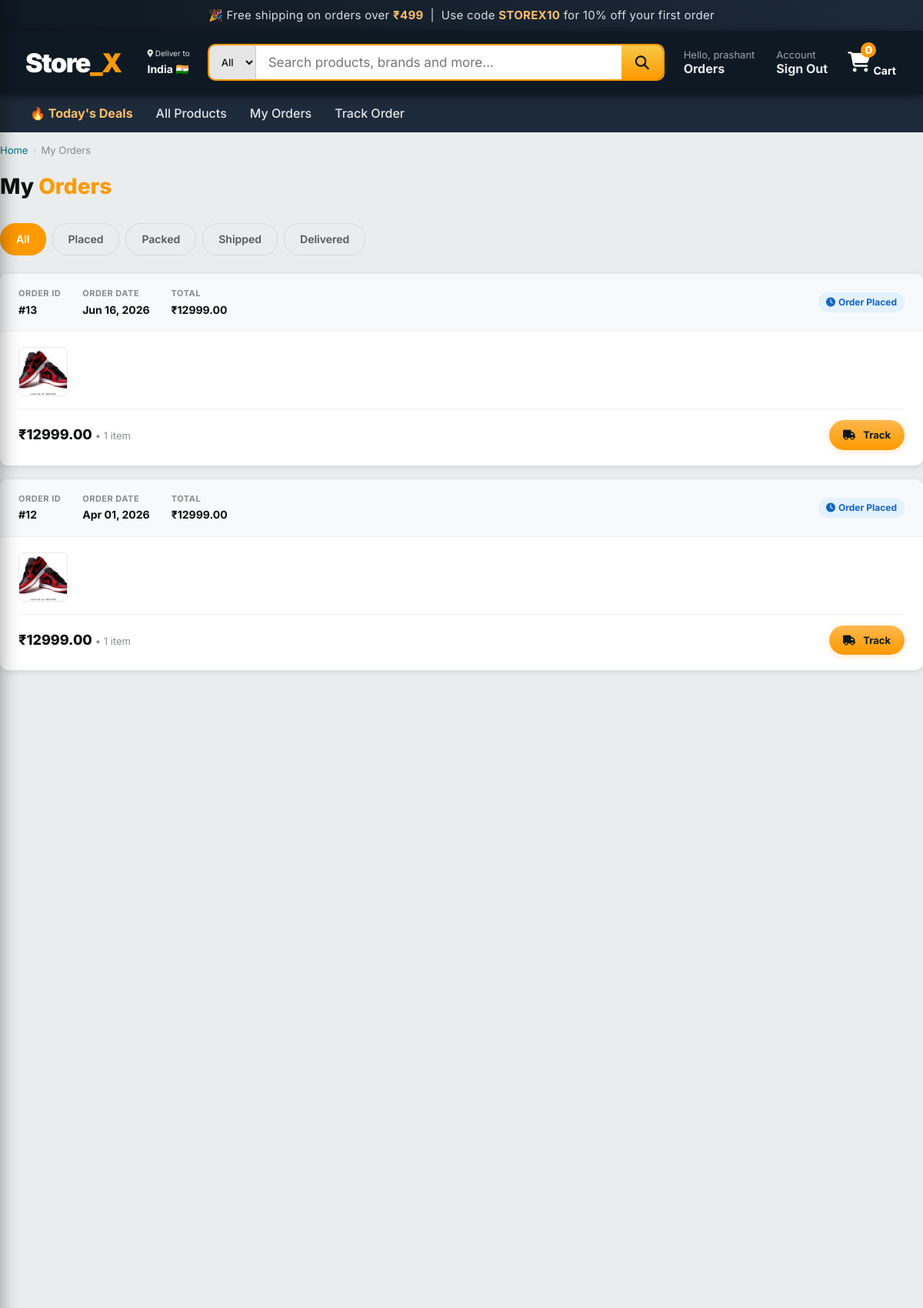
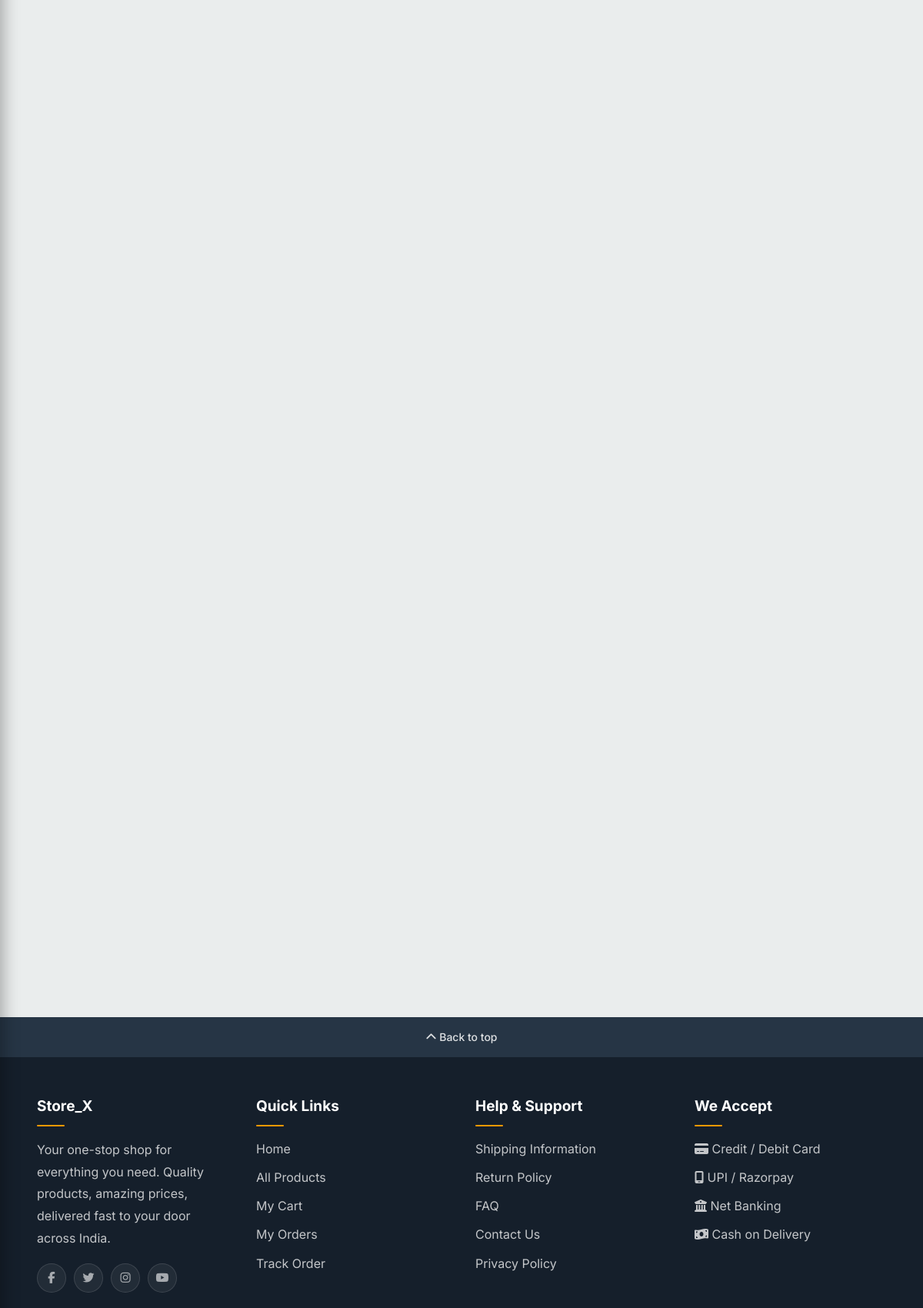
/my-orders/ (signed in, upper part), run on the app's committed database (2 pictures, top to bottom).
### store/models.py (models this page shows, shortened)
class Order(models.Model):
    user = models.ForeignKey(User, on_delete=models.CASCADE, null=True, blank=True)
    created_at = models.DateTimeField(auto_now_add=True)
    total_amount = models.DecimalField(max_digits=10, decimal_places=2)
    STATUS_CHOICES = (
        ('Placed', 'Order Placed'),
        ('Packed', 'Packed'),
        ('Shipped', 'Shipped'),
        ('Delivered', 'Delivered'),
    )
    status = models.CharField(max_length=20, choices=STATUS_CHOICES, default='Placed')

class OrderItem(models.Model):
    order = models.ForeignKey(Order, on_delete=models.CASCADE)
    product = models.ForeignKey(Product, on_delete=models.CASCADE)
    quantity = models.PositiveIntegerField()
    price = models.DecimalField(max_digits=10, decimal_places=2)

class Product(models.Model):
    category = models.ForeignKey('Category', on_delete=models.CASCADE, null=True, blank=True)
    name = models.CharField(max_length=200)
    price = models.DecimalField(max_digits=10, decimal_places=2)
    description = models.TextField()
    image = models.ImageField(upload_to='products/', blank=True, null=True)
    stock = models.PositiveIntegerField(default=0)
    available = models.BooleanField(default=True)
    created_at = models.DateTimeField(auto_now_add=True)

### store/views.py (the view)
# urls.py: path('my-orders/', views.my_orders, name='my_orders'),
@login_required
def my_orders(request):
    orders = Order.objects.filter(user=request.user).order_by('-created_at')
    status_filter = request.GET.get('status', '')
    if status_filter:
        orders = orders.filter(status=status_filter)
    return render(request, 'store/my_orders.html', {
        'orders': orders,
        'current_status': status_filter,
    })

### store/context_processors.py (called while the page is built)
def cart_context(request):
    cart = request.session.get('cart', {})
    cart_count = sum(cart.values()) if cart else 0
    return {
        'cart_count': cart_count,
    }

### templates/store/my_orders.html (shortened to what this page needs)
{% extends 'store/base.html' %}
{% block content %}
<div class="mo-container">
  <div class="breadcrumb">
    <a href="{% url 'home' %}">Home</a> <span class="sep">›</span>
    <span>My Orders</span>
  </div>
  <div class="mo-header">
    <h1>My <em>Orders</em></h1>
  </div>
  <div class="mo-tabs">
    <a href="{% url 'my_orders' %}" class="mo-tab {% if not current_status %}active{% endif %}">All</a>
    <a href="{% url 'my_orders' %}?status=Placed" class="mo-tab {% if current_status == 'Placed' %}active{% endif %}">Placed</a>
    <a href="{% url 'my_orders' %}?status=Packed" class="mo-tab {% if current_status == 'Packed' %}active{% endif %}">Packed</a>
    <a href="{% url 'my_orders' %}?status=Shipped" class="mo-tab {% if current_status == 'Shipped' %}active{% endif %}">Shipped</a>
    <a href="{% url 'my_orders' %}?status=Delivered" class="mo-tab {% if current_status == 'Delivered' %}active{% endif %}">Delivered</a>
  </div>
  {% for order in orders %}
  <div class="mo-card reveal">
    <div class="mo-card-header">
      <div class="mo-card-header-left">
        <div class="mo-card-meta">
          <div class="mo-card-meta-label">Order ID</div>
          <div class="mo-card-meta-value">#{{ order.id }}</div>
        </div>
        <div class="mo-card-meta">
          <div class="mo-card-meta-label">Order Date</div>
          <div class="mo-card-meta-value">{{ order.created_at|date:"M d, Y" }}</div>
        </div>
        <div class="mo-card-meta">
          <div class="mo-card-meta-label">Total</div>
          <div class="mo-card-meta-value">₹{{ order.total_amount }}</div>
        </div>
      </div>
      <span class="badge {% if order.status == 'Delivered' %}badge-green{% elif order.status == 'Shipped' %}badge-blue{% elif order.status == 'Packed' %}badge-orange{% else %}badge-blue{% endif %}">
        <i class="fa {% if order.status == 'Delivered' %}fa-check-circle{% elif order.status == 'Shipped' %}fa-truck{% elif order.status == 'Packed' %}fa-box-open{% else %}fa-clock{% endif %}"></i>
        {{ order.get_status_display }}
      </span>
    </div>
    <div class="mo-card-body">
      <div class="mo-items">
        {% for item in order.orderitem_set.all %}
        <div class="mo-item-thumb" title="{{ item.product.name }}">
          {% if item.product.image %}<img src="{{ item.product.image.url }}" alt="{{ item.product.name }}"/>
          {% else %}<i class="fa fa-image" style="opacity:0.2;font-size:20px;"></i>{% endif %}
        </div>
        {% endfor %}
      </div>
      <div class="mo-card-footer">
        <div class="mo-card-total">₹{{ order.total_amount }} <small>• {{ order.orderitem_set.count }} item{{ order.orderitem_set.count|pluralize }}</small></div>
        <div class="mo-card-actions">
          <a href="{% url 'track_order' %}?order_id={{ order.id }}" class="btn btn-primary"><i class="fa fa-truck"></i> Track</a>
        </div>
      </div>
    </div>
  </div>
  {% endfor %}
</div>
{% endblock %}

### templates/store/base.html (shortened to what this page needs)
<!DOCTYPE html>
<html lang="en">
<head>
  <link rel="stylesheet" href="https://cdnjs.cloudflare.com/ajax/libs/font-awesome/6.5.0/css/all.min.css"/>
</head>
<body>
<div class="topbar">
  🎉 Free shipping on orders over <span>₹499</span> &nbsp;|&nbsp; Use code <span>STOREX10</span> for 10% off your first order
</div>
<nav class="navbar" id="mainNavbar">
  <a href="{% url 'home' %}" class="nav-logo">Store<span>_X</span></a>
  <div class="nav-location">
    <small><i class="fa fa-location-dot"></i> Deliver to</small>
    <strong>India 🇮🇳</strong>
  </div>
  <form class="nav-search" action="{% url 'product_list' %}" method="get">
    <select name="category">
      <option value="">All</option>
    </select>
    <input type="text" name="q" placeholder="Search products, brands and more…" value="{{ query|default:'' }}" />
    <button type="submit"><i class="fa fa-search"></i></button>
  </form>
  <div class="nav-links">
    {% if user.is_authenticated %}
    <a href="{% url 'my_orders' %}" class="nav-link">
      <small>Hello, {{ user.username }}</small>
      <strong>Orders</strong>
    </a>
    <a href="{% url 'logout' %}" class="nav-link">
      <small>Account</small>
      <strong>Sign Out</strong>
    </a>
    {% endif %}
    <a href="{% url 'cart_detail' %}" class="nav-cart">
      <div class="cart-icon">
        <i class="fa fa-shopping-cart"></i>
        <div class="cart-badge">{{ cart_count|default:"0" }}</div>
      </div>
      <strong>Cart</strong>
    </a>
  </div>
</nav>
<div class="subnav">
  <a href="{% url 'product_list' %}" class="subnav-link highlight">🔥 Today's Deals</a>
  <a href="{% url 'product_list' %}" class="subnav-link">All Products</a>
  {% if user.is_authenticated %}
  <a href="{% url 'my_orders' %}" class="subnav-link">My Orders</a>
  <a href="{% url 'track_order' %}" class="subnav-link">Track Order</a>
  {% endif %}
</div>
{% block content %}{% endblock %}
<div class="footer-back-top" onclick="window.scrollTo({top:0,behavior:'smooth'})">
  <i class="fa fa-chevron-up"></i> Back to top
</div>
<footer class="footer-main">
  <div class="footer-grid">
    <div class="footer-col">
      <h4>Store_X</h4>
      <p>Your one-stop shop for everything you need. Quality products, amazing prices, delivered fast to your door across India.</p>
      <div class="footer-socials">
        <div class="social-btn"><i class="fab fa-facebook-f"></i></div>
        <div class="social-btn"><i class="fab fa-twitter"></i></div>
        <div class="social-btn"><i class="fab fa-instagram"></i></div>
        <div class="social-btn"><i class="fab fa-youtube"></i></div>
      </div>
    </div>
    <div class="footer-col">
      <h4>Quick Links</h4>
      <ul>
        <li><a href="{% url 'home' %}">Home</a></li>
        <li><a href="{% url 'product_list' %}">All Products</a></li>
        <li><a href="{% url 'cart_detail' %}">My Cart</a></li>
        {% if user.is_authenticated %}
        <li><a href="{% url 'my_orders' %}">My Orders</a></li>
        <li><a href="{% url 'track_order' %}">Track Order</a></li>
        {% else %}
        <li><a href="{% url 'login' %}">Sign In</a></li>
        <li><a href="{% url 'signup' %}">Register</a></li>
        {% endif %}
      </ul>
    </div>
    <div class="footer-col">
      <h4>Help & Support</h4>
      <ul>
        <li>Shipping Information</li>
        <li>Return Policy</li>
        <li>FAQ</li>
        <li>Contact Us</li>
        <li>Privacy Policy</li>
      </ul>
    </div>
    <div class="footer-col">
      <h4>We Accept</h4>
      <ul>
        <li><i class="fa fa-credit-card"></i> Credit / Debit Card</li>
        <li><i class="fa fa-mobile-screen"></i> UPI / Razorpay</li>
        <li><i class="fa fa-building-columns"></i> Net Banking</li>
        <li><i class="fa fa-money-bill-wave"></i> Cash on Delivery</li>
      </ul>
    </div>
  </div>
</footer>
</body>
</html>

### data on the page
Order: id "13", created_at "Jun 16, 2026", total_amount "12999.00", status "Order Placed", orderitem_set.count "1"
OrderItem: product.image (picture)
Order: id "12", created_at "Apr 01, 2026", total_amount "12999.00", status "Order Placed", orderitem_set.count "1"
OrderItem: product.image (picture)

### other printed values
{{ user.username }} "prashant"
{{ cart_count|default:"0" }} "0"
